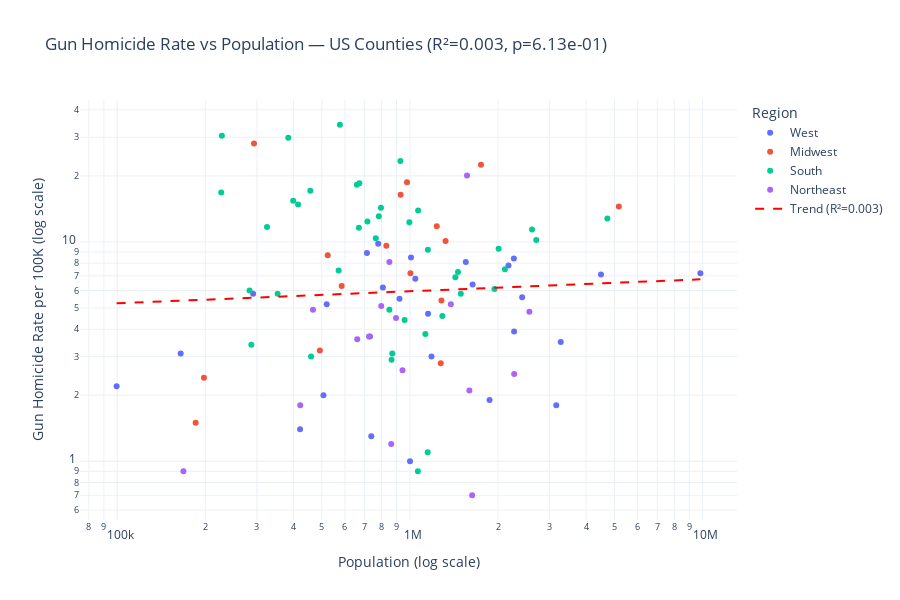

Source (notebook cell):
### Code cell
fig = px.scatter(
    plot_df,
    x='population',
    y='gun_homicide_rate',
    color='region',
    hover_name='county_name',
    hover_data={'population': ':,.0f', 'gun_homicide_rate': ':.1f', 'state': True, 'region': True},
    log_x=True,
    log_y=True,
    title=f'Gun Homicide Rate vs Population — US Counties (R\u00b2={r_squared:.3f}, p={p_value:.2e})',
    labels={
        'population': 'Population (log scale)',
        'gun_homicide_rate': 'Gun Homicide Rate per 100K (log scale)',
        'region': 'Region',
    },
)

x_range = np.linspace(plot_df['log_population'].min(), plot_df['log_population'].max(), 100)
y_trend = 10 ** (slope * x_range + intercept)
fig.add_trace(go.Scatter(
    x=10 ** x_range, y=y_trend,
    mode='lines',
    name=f'Trend (R\u00b2={r_squared:.3f})',
    line=dict(color='red', dash='dash', width=2),
))

fig.update_layout(template='plotly_white', height=600)
fig.show()

### Figure 1 — Plotly figure (JSON) as saved in the notebook; plotly's stock layout.template omitted (floating-point values rounded to 4 significant figures)
{"data": [{"customdata": [["CA", "West"], ["AZ", "West"], ["CA", "West"], ["CA", "West"], ["CA", "West"], ["AZ", "West"], ["CA", "West"], ["WA", "West"], ["CA", "West"], ["CA", "West"], ["CA", "West"], ["CA", "West"], ["NV", "West"], ["CA", "West"], ["CA", "West"], ["CA", "West"], ["CO", "West"], ["CO", "West"], ["CO", "West"], ["WA", "West"], ["OR", "West"], ["OR", "West"], ["MT", "West"], ["WY", "West"], ["ID", "West"], ["UT", "West"], ["HI", "West"], ["AK", "West"]], "hovertemplate": "<b>%{hovertext}</b><br><br>Region=%{customdata[1]}<br>Population (log scale)=%{x:,.0f}<br>Gun Homicide Rate per 100K (log scale)=%{y:.1f}<br>state=%{customdata[0]}<extra></extra>", "hovertext": ["Los Angeles County", "Maricopa County", "San Diego County", "Orange County", "Riverside County", "Pima County", "San Bernardino County", "King County", "Alameda County", "Santa Clara County", "Sacramento County", "San Joaquin County", "Clark County", "Fresno County", "San Mateo County", "Contra Costa County", "El Paso County", "Denver County", "Adams County", "Pierce County", "Multnomah County", "Clackamas County", "Yellowstone County", "Laramie County", "Ada County", "Salt Lake County", "Honolulu County", "Anchorage Municipality"], "legendgroup": "West", "marker": {"color": "#636efa", "symbol": "circle"}, "mode": "markers", "name": "West", "orientation": "v", "showlegend": true, "type": "scatter", "x": [9829544, 4496588, 3276208, 3162245, 2418185, 1043433, 2171603, 2269675, 1637753, 1870945, 1552058, 779233, 2265461, 1008654, 737888, 1153561, 730395, 713252, 519572, 921130, 808459, 421401, 164731, 99500, 506529, 1185238, 1000890, 291247], "xaxis": "x", "y": [7.2, 7.1, 3.5, 1.8, 5.6, 6.8, 7.8, 3.9, 6.4, 1.9, 8.1, 9.8, 8.4, 8.5, 1.3, 4.7, 3.7, 8.9, 5.2, 5.5, 6.2, 1.4, 3.1, 2.2, 2.0, 3.0, 1.0, 5.8], "yaxis": "y"}, {"customdata": [["IL", "Midwest"], ["MI", "Midwest"], ["MO", "Midwest"], ["MO", "Midwest"], ["MN", "Midwest"], ["OH", "Midwest"], ["WI", "Midwest"], ["OH", "Midwest"], ["IN", "Midwest"], ["OH", "Midwest"], ["MI", "Midwest"], ["KS", "Midwest"], ["NE", "Midwest"], ["IA", "Midwest"], ["SD", "Midwest"], ["ND", "Midwest"]], "hovertemplate": "<b>%{hovertext}</b><br><br>Region=%{customdata[1]}<br>Population (log scale)=%{x:,.0f}<br>Gun Homicide Rate per 100K (log scale)=%{y:.1f}<br>state=%{customdata[0]}<extra></extra>", "hovertext": ["Cook County", "Wayne County", "St. Louis City", "St. Louis County", "Hennepin County", "Cuyahoga County", "Milwaukee County", "Franklin County", "Marion County", "Hamilton County", "Oakland County", "Sedgwick County", "Douglas County", "Polk County", "Minnehaha County", "Cass County"], "legendgroup": "Midwest", "marker": {"color": "#EF553B", "symbol": "circle"}, "mode": "markers", "name": "Midwest", "orientation": "v", "showlegend": true, "type": "scatter", "x": [5173146, 1749343, 293310, 1004125, 1281565, 1235072, 929566, 1323807, 977203, 830639, 1274395, 523824, 584526, 492401, 197803, 185345], "xaxis": "x", "y": [14.5, 22.5, 28.1, 7.2, 5.4, 11.8, 16.4, 10.1, 18.7, 9.6, 2.8, 8.7, 6.3, 3.2, 2.4, 1.5], "yaxis": "y"}, {"customdata": [["TX", "South"], ["FL", "South"], ["TX", "South"], ["FL", "South"], ["TX", "South"], ["TX", "South"], ["FL", "South"], ["FL", "South"], ["TN", "South"], ["GA", "South"], ["TX", "South"], ["FL", "South"], ["NC", "South"], ["MD", "South"], ["MD", "South"], ["TX", "South"], ["GA", "South"], ["FL", "South"], ["VA", "South"], ["TX", "South"], ["FL", "South"], ["TX", "South"], ["KY", "South"], ["AL", "South"], ["OK", "South"], ["OK", "South"], ["SC", "South"], ["TN", "South"], ["LA", "South"], ["LA", "South"], ["VA", "South"], ["VA", "South"], ["NC", "South"], ["NC", "South"], ["TX", "South"], ["MS", "South"], ["AR", "South"], ["AL", "South"], ["FL", "South"], ["DE", "South"], ["DC", "South"]], "hovertemplate": "<b>%{hovertext}</b><br><br>Region=%{customdata[1]}<br>Population (log scale)=%{x:,.0f}<br>Gun Homicide Rate per 100K (log scale)=%{y:.1f}<br>state=%{customdata[0]}<extra></extra>", "hovertext": ["Harris County", "Miami-Dade County", "Dallas County", "Broward County", "Bexar County", "Tarrant County", "Duval County", "Palm Beach County", "Shelby County", "Fulton County", "El Paso County", "Hillsborough County", "Mecklenburg County", "Baltimore City", "Baltimore County", "Travis County", "DeKalb County", "Orange County", "Fairfax County", "Collin County", "Pinellas County", "Hidalgo County", "Jefferson County", "Jefferson County", "Oklahoma County", "Tulsa County", "York County", "Davidson County", "Orleans Parish", "East Baton Rouge Parish", "Richmond City", "Virginia Beach City", "Wake County", "Durham County", "Nueces County", "Hinds County", "Pulaski County", "Mobile County", "Alachua County", "New Castle County", "District of Columbia"], "legendgroup": "South", "marker": {"color": "#00cc96", "symbol": "circle"}, "mode": "markers", "name": "South", "orientation": "v", "showlegend": true, "type": "scatter", "x": [4728030, 2701767, 2613539, 1944375, 2009324, 2110640, 995567, 1492191, 927641, 1066710, 865657, 1459762, 1151610, 576498, 850737, 1290188, 764382, 1429908, 1150309, 1064465, 959107, 870781, 782969, 658573, 796292, 669279, 287152, 715884, 383997, 456781, 226610, 459470, 1129410, 324833, 353178, 227742, 399125, 414809, 283076, 570719, 671803], "xaxis": "x", "y": [12.8, 10.2, 11.4, 6.1, 9.3, 7.5, 12.3, 5.8, 23.4, 13.9, 2.9, 7.3, 9.2, 34.2, 4.9, 4.6, 10.4, 6.9, 1.1, 0.9, 4.4, 3.1, 13.1, 18.2, 14.3, 11.6, 3.4, 12.4, 29.8, 17.1, 16.8, 3.0, 3.8, 11.7, 5.8, 30.5, 15.4, 14.8, 6.0, 7.4, 18.5], "yaxis": "y"}, {"customdata": [["NY", "Northeast"], ["NY", "Northeast"], ["PA", "Northeast"], ["NY", "Northeast"], ["NY", "Northeast"], ["NJ", "Northeast"], ["NJ", "Northeast"], ["NJ", "Northeast"], ["CT", "Northeast"], ["CT", "Northeast"], ["MA", "Northeast"], ["MA", "Northeast"], ["MA", "Northeast"], ["NH", "Northeast"], ["VT", "Northeast"], ["RI", "Northeast"]], "hovertemplate": "<b>%{hovertext}</b><br><br>Region=%{customdata[1]}<br>Population (log scale)=%{x:,.0f}<br>Gun Homicide Rate per 100K (log scale)=%{y:.1f}<br>state=%{customdata[0]}<extra></extra>", "hovertext": ["Kings County", "Queens County", "Philadelphia County", "New York County", "Bronx County", "Essex County", "Hudson County", "Middlesex County", "Hartford County", "Fairfield County", "Middlesex County", "Suffolk County", "Hampden County", "Hillsborough County", "Chittenden County", "Providence County"], "legendgroup": "Northeast", "marker": {"color": "#ab63fa", "symbol": "circle"}, "mode": "markers", "name": "Northeast", "orientation": "v", "showlegend": true, "type": "scatter", "x": [2559903, 2270976, 1567258, 1596273, 1379946, 850897, 724854, 863162, 896521, 943332, 1632002, 797936, 466552, 421937, 168323, 660741], "xaxis": "x", "y": [4.8, 2.5, 20.1, 2.1, 5.2, 8.1, 3.7, 1.2, 4.5, 2.6, 0.7, 5.1, 4.9, 1.8, 0.9, 3.6], "yaxis": "y"}, {"line": {"color": "red", "dash": "dash", "width": 2}, "mode": "lines", "name": "Trend (R²=0.003)", "type": "scatter", "x": [99500.0, 104200.0, 109200.0, 114400.0, 119800.0, 125500.0, 131400.0, 137700.0, 144200.0, 151100.0, 158200.0, 165800.0, 173600.0, 181900.0, 190500.0, 199600.0, 209000.0, 219000.0, 229300.0, 240200.0, 251600.0, 263600.0, 276100.0, 289200.0, 303000.0, 317300.0, 332400.0, 348200.0, 364700.0, 382100.0, 400200.0, 419200.0, 439100.0, 460000.0, 481800.0, 504700.0, 528700.0, 553800.0, 580100.0, 607600.0, 636500.0, 666700.0, 698300.0, 731500.0, 766200.0, 802600.0, 840700.0, 880700.0, 922500.0, 966300.0, 1012000.0, 1060000.0, 1111000.0, 1163000.0, 1219000.0, 1276000.0, 1337000.0, 1401000.0, 1467000.0, 1537000.0, 1610000.0, 1686000.0, 1766000.0, 1850000.0, 1938000.0, 2030000.0, 2126000.0, 2227000.0, 2333000.0, 2444000.0, 2560000.0, 2681000.0, 2809000.0, 2942000.0, 3082000.0, 3228000.0, 3382000.0, 3542000.0, 3710000.0, 3887000.0, 4071000.0, 4264000.0, 4467000.0, 4679000.0, 4901000.0, 5134000.0, 5378000.0, 5633000.0, 5901000.0, 6181000.0, 6474000.0, 6782000.0, 7104000.0, 7441000.0, 7795000.0, 8165000.0, 8552000.0, 8959000.0, 9384000.0, 9830000.0], "y": [5.248, 5.261, 5.274, 5.288, 5.301, 5.315, 5.328, 5.342, 5.356, 5.369, 5.383, 5.397, 5.41, 5.424, 5.438, 5.452, 5.466, 5.48, 5.494, 5.508, 5.522, 5.536, 5.55, 5.564, 5.578, 5.593, 5.607, 5.621, 5.635, 5.65, 5.664, 5.679, 5.693, 5.708, 5.722, 5.737, 5.751, 5.766, 5.781, 5.796, 5.81, 5.825, 5.84, 5.855, 5.87, 5.885, 5.9, 5.915, 5.93, 5.945, 5.96, 5.975, 5.991, 6.006, 6.021, 6.037, 6.052, 6.068, 6.083, 6.099, 6.114, 6.13, 6.145, 6.161, 6.177, 6.192, 6.208, 6.224, 6.24, 6.256, 6.272, 6.288, 6.304, 6.32, 6.336, 6.352, 6.368, 6.385, 6.401, 6.417, 6.434, 6.45, 6.466, 6.483, 6.499, 6.516, 6.533, 6.549, 6.566, 6.583, 6.6, 6.616, 6.633, 6.65, 6.667, 6.684, 6.701, 6.718, 6.735, 6.753]}], "layout": {"height": 600, "legend": {"title": {"text": "Region"}, "tracegroupgap": 0}, "title": {"text": "Gun Homicide Rate vs Population — US Counties (R²=0.003, p=6.13e-01)"}, "xaxis": {"anchor": "y", "domain": [0.0, 1.0], "title": {"text": "Population (log scale)"}, "type": "log"}, "yaxis": {"anchor": "x", "domain": [0.0, 1.0], "title": {"text": "Gun Homicide Rate per 100K (log scale)"}, "type": "log"}}}
